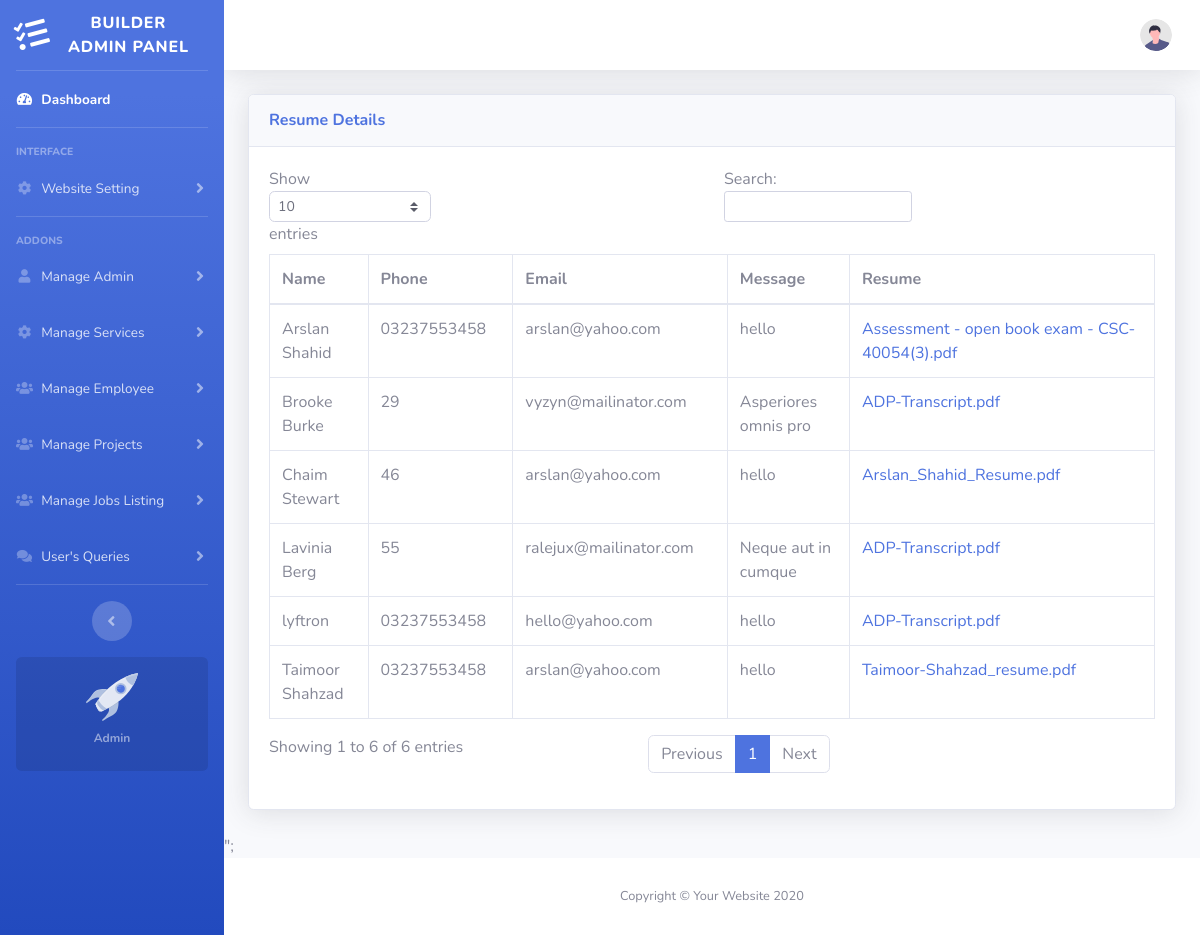
The app's page /admin/manage_resume.php with its own data.
### tables this page shows
CREATE TABLE `resumes` (
  `id` int(11) NOT NULL,
  `name` varchar(255) NOT NULL,
  `date` date NOT NULL,
  `phone` varchar(255) NOT NULL,
  `resume_name` varchar(255) NOT NULL,
  `email` varchar(255) NOT NULL,
  `msg` text NOT NULL
);

### models/Job.php (called while the page is built, shortened)
<?php
class Job
{
    public function getAllUserResumes()
    {
        $obj_db = self::obj_db();
        $query = "SELECT * FROM resumes";
        $result = $obj_db->query($query);
        $userResumes = [];
        while ($row = $result->fetch_assoc()) {
            $userResumes[] = $row;
        }
        $resumeDirectory = $_SERVER['DOCUMENT_ROOT'] . "/uploads";
        foreach ($userResumes as &$userResume) {
            $resumeName = $userResume['resume_name'];
            $resumePath = $resumeDirectory . '/' . $resumeName;
        }
        return $userResumes;
    }
}

### admin/manage_resume.php (the view, shortened to what this page needs)
<?php
require_once '../models/Job.php';
require_once 'views/header.php';
require_once 'views/sidebar.php';
require_once 'views/navbar.php';
$job = new Job();
$resumeDirectory = '../uploads/';
$resumes = $job->getAllUserResumes($resumeDirectory);
?>
<div class="container-fluid">
    <div class="card shadow mb-4">
        <div class="card-header py-3">
            <h6 class="m-0 font-weight-bold text-primary">Resume Details</h6>
        </div>
        <div class="card-body">
            <div class="table-responsive">
                <table class="table table-bordered" id="dataTable" width="100%" cellspacing="0">
                    <thead>
                        <tr>
                            <th>Name</th>
                            <th>Phone</th>
                            <th>Email</th>
                            <th>Message</th>
                            <th>Resume </th>
                        </tr>
                    </thead>
                    <?php
                    foreach ($resumes as $resume) {
                        echo "<tr>";
                        echo "<td>" . $resume['name'] . "</td>";
                        echo "<td>" . $resume['phone'] . "</td>";
                        echo "<td>" . $resume['email'] . "</td>";
                        echo "<td>" . $resume['msg'] . "</td>";
                        echo "<td><a href='/uploads/" . $resume['resume_name'] . "' download>" . $resume['resume_name'] . "</a></td>";
                        echo "</tr>";
                    }
                    ?>
                </table>
            </div>
        </div>
    </div>
</div>
</div>
";
<?php
require_once 'views/footer.php';
?>

### records on screen
resumes: name "Chaim Stewart", phone "46", email "arslan@yahoo.com", msg "hello", resume_name "Arslan_Shahid_Resume.pdf"
resumes: name "Arslan Shahid", phone "03237553458", email "arslan@yahoo.com", msg "hello", resume_name "Assessment - open book exam - CSC- 40054(3).pdf"
resumes: name "lyftron", phone "03237553458", email "hello@yahoo.com", msg "hello", resume_name "ADP-Transcript.pdf"
resumes: name "Taimoor Shahzad", phone "03237553458", email "arslan@yahoo.com", msg "hello", resume_name "Taimoor-Shahzad_resume.pdf"
resumes: name "Brooke Burke", phone "29", email "vyzyn@mailinator.com", msg "Asperiores omnis pro", resume_name "ADP-Transcript.pdf"
resumes: name "Lavinia Berg", phone "55", email "ralejux@mailinator.com", msg "Neque aut in cumque", resume_name "ADP-Transcript.pdf"
